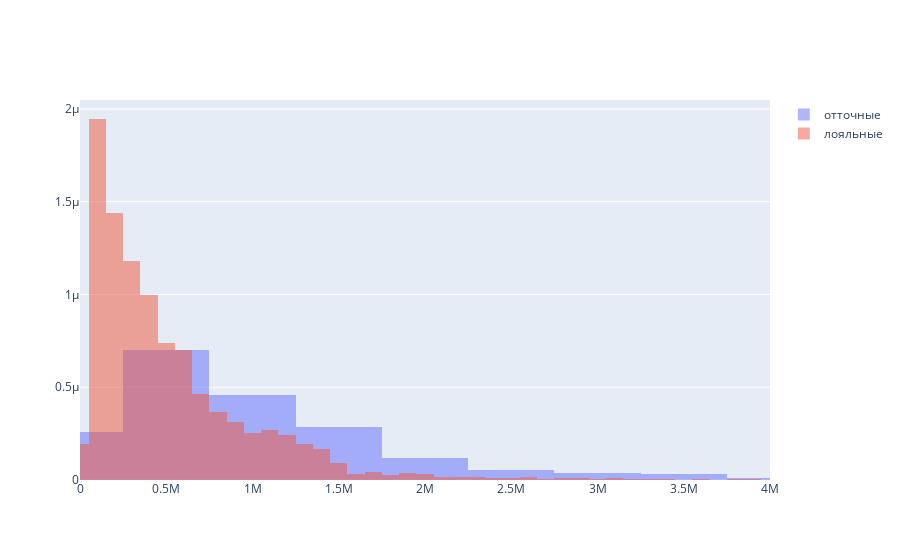

The notebook cell this image was saved under:
### Markdown cell above
#### Распределение по балансу в разрезе оттока

### Code cell
fig = go.Figure()
fig.add_trace(go.Histogram(x=df.query('churn == 1')['balance'], histnorm='probability density', name='отточные'))
fig.add_trace(go.Histogram(x=df.query('churn == 0')['balance'], histnorm='probability density', name='лояльные'))
fig.update_layout(barmode='overlay')
fig.update_xaxes(range=(0, 4000000))
fig.update_traces(opacity=0.5)

### Figure 1 — Plotly figure (JSON) as saved in the notebook; plotly's stock layout.template omitted (floating-point values rounded to 4 significant figures; data arrays with more than 128 entries replaced by an {"elided": "..."} marker saying what was removed)
{"data": [{"histnorm": "probability density", "name": "отточные", "opacity": 0.5, "type": "histogram", "x": {"elided": "1819 float values"}}, {"histnorm": "probability density", "name": "лояльные", "opacity": 0.5, "type": "histogram", "x": {"elided": "8180 float values"}}], "layout": {"barmode": "overlay", "xaxis": {"range": [0, 4000000]}}}
